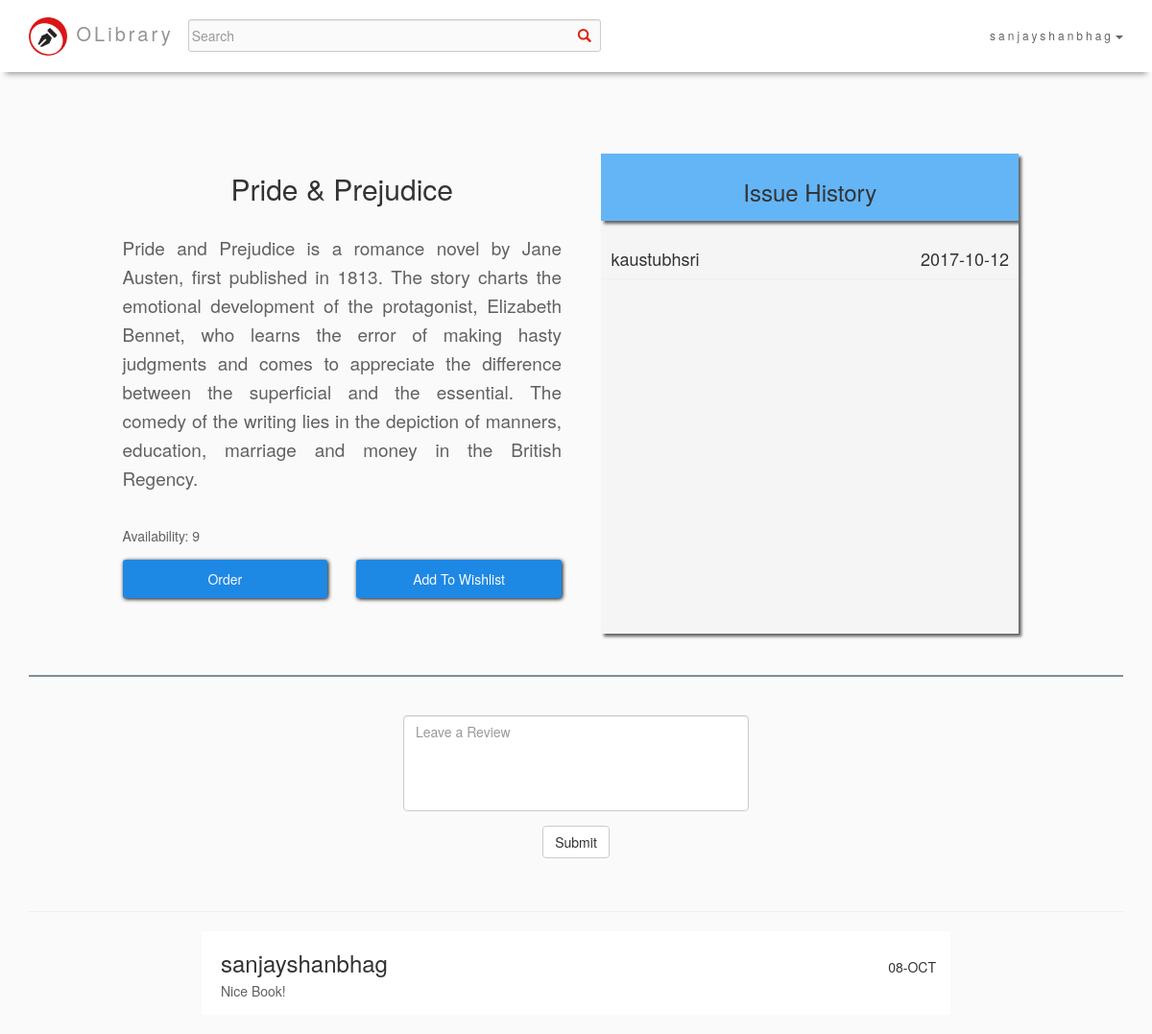
/order.php?id=2 (signed in), run on the app's committed database.
### tables this page shows
CREATE TABLE `books` (
  `id` int(11) NOT NULL,
  `name` varchar(255) NOT NULL,
  `author` varchar(255) NOT NULL,
  `copies` int(11) NOT NULL,
  `description` text NOT NULL
);

CREATE TABLE `issued` (
  `id` int(11) NOT NULL,
  `bid` int(11) NOT NULL,
  `uid` varchar(255) NOT NULL,
  `date1` timestamp NULL DEFAULT CURRENT_TIMESTAMP
);

CREATE TABLE `reviews` (
  `id` int(11) NOT NULL,
  `uid` varchar(255) NOT NULL,
  `bid` int(11) NOT NULL,
  `review` text,
  `date1` timestamp NOT NULL DEFAULT CURRENT_TIMESTAMP
);

### order.php (the view, shortened to what this page needs)
<?php
	include 'databh.php';
    $id = $_GET['id'];
?>
<!DOCTYPE html>
<html>
  <head>
    <link rel="stylesheet" type="text/css" href="CSS/custom_content.css">
      <link rel="stylesheet" href="https://maxcdn.bootstrapcdn.com/bootstrap/3.3.7/css/bootstrap.min.css">
  </head>
	<body>
		<div class="container">
    <nav class="navbar navbar-default navbar-fixed-top" style="background-color: #FFFFFF; border: none;">
                    <div class="container">
                        <div class="navbar-header">
                            <a class="navbar-left" href="index.php" style="margin-top: 18px; color: #939393; text-decoration: none; font-size: 20px;"><img src="images/lo2.png" style="height: 40px; width: 40px; margin-right: 1px;"> OLibrary</a>
                        </div>
                        <div id="navbar" class="navbar-collapse collapse">
                            <ul class="nav navbar-nav navbar-left">
                                <div id="custom-search-input">
                                <form class="navbar-form navbar-left" method="POST" action="searchresults.php" id="search">
                                    <div class="input-group">
                                        <input type="text" class="search-query form-control" placeholder="Search" id="query" name="query"/>
                                        <span class="input-group-btn">
                                            <button class="btn btn-danger" type="submit">
                                                <span class=" glyphicon glyphicon-search"></span>
                                            </button>
                                        </span>
                                    </div>
                                </form>
                                </div>
                            </ul>
                            <ul class="nav navbar-nav navbar-right">
                                <?php
                                if(isset($_SESSION['uid']) && !empty($_SESSION['uid'])){
                                    if(isset($dp) && !empty($dp)){
                                       echo "<li class='dropdown'><a class='dropdown-toggle' data-toggle='dropdown' href='#'>" .$_SESSION['uid']."<span class='caret'></span></a>";
                                   }else{
                                    echo "<li class='dropdown'><a class='dropdown-toggle' data-toggle='dropdown' href='#'>" .$_SESSION['uid']."<span class='caret'></span></a>";
                                   }
                                }
                                else{
                                    echo "<li class='dropdown'><a class='dropdown-toggle' data-toggle='dropdown' href='#'>User<span class='caret'></span></a>";
                                    }
                                    ?>
                                </li>
                            </ul>
                        </div>
                    </div>
                </nav>
        </div>
        <div class="container-fluid back">
            <br><br><br><br><br><br><br><br>
            <div class='container'>
                <div class="row">
                    <div class="col-sm-1 col-lg-1 col-md-1">
                    </div>
                    <div class="col-sm-5 col-lg-5 col-md-5">
                        <?php
                            $sql = "SELECT * FROM books WHERE id = '$id'";
                            $result = $conn->query($sql);
                            $row = $result->fetch_assoc();
                            $name = $row['name'];
                            $descript = $row['description'];
                            echo "<h2 style='text-align: center;'>".$name."</h2>";
                            echo "<br>";
                            echo "<p style='text-align: justify; font-size: 19px;'>".$descript."</p>";
                            echo "<br>";
                            $sql1 = "SELECT id FROM issued WHERE bid = '$id'";
                            $result1 = $conn->query($sql1);
                            $ava = mysqli_num_rows($result1);
                            $tot = $row['copies'];
                            $ava = $tot - $ava;
                            echo "<p>Availability: ".$ava."</p>";
                            echo "<div class='row'>";
                                echo "<div class='col-sm-6 col-md-6 col-lg-6'>";
                                    echo "<a href='orderprocess.php?id=".$id."' class='bton1 center-block'>Order</a>";
                                echo "</div>";
                                echo "<div class='col-sm-6 col-md-6 col-lg-6'>";
                                    echo "<a onclick='wishlist()' class='bton1 center-block'>Add To Wishlist</a>";
                                echo "</div>";
                            echo "</div>";
                        ?>
                        <br>
                        <br>
                    </div>
                    <div class="col-sm-5 col-lg-5 col-md-5">
                        <div class="center-block hist">
                            <div class="histhead">
                                <h3 style="text-align: center;">Issue History</h3>
                            </div>
                            <br>
                            <?php
                                $sql = "SELECT * FROM issued WHERE bid = '$id'";
                                $result = $conn->query($sql);
                                while($row = $result->fetch_assoc()){
                                    $name = $row['uid'];
                                    $date = $row['date1'];
                                    $datearr = explode(" ", $date);
                                    $date1 = $datearr[0];
                                    echo "<h4 style='display: inline; float: left; margin-left: 10px;'>".$name."</h4>";
                                    echo "<h4 style='display: inline; float: right; margin-right: 10px;'>".$date1."</h4>";
                                    echo "<br>";
                                    echo "<hr>";
                                }
                            ?>
                        </div>
                    </div>
                    <div class="col-sm-1 col-lg-1 col-md-1">
                    </div>
                </div>
                <br>
                <hr style="border-width: 2px; border-color: #78909C;">
                <br>
                <div class="form-group">
                    <div class="row">
                        <div class="col-sm-4 col-lg-4 col-md-4">
                        </div>
                        <div class="col-sm-4 col-lg-4 col-md-4">
                            <textarea class="form-control" name="review" id="review" placeholder="Leave a Review" style="resize: none; height: 100px;"></textarea>
                        </div>
                        <div class="col-sm-4 col-lg-4 col-md-4">
                        </div>
                    </div>
                </div>
                <div class="form-group">
                    <div style="text-align: center;">
                        <p onclick="loadDoc()" class="btn btn-default">Submit</p>
                    </div>
                </div>
                <br>
                <hr>
                <div class="resudiv" id="resudiv">
                    <?php
                        $sql = "SELECT * FROM reviews WHERE bid = '$id'";
                        $result = $conn->query($sql);
                        while($row = $result->fetch_assoc()){
                            echo "<div class='row'>";
                                echo "<div class='col-sm-2 col-lg-2 col-md-2'>";
                                echo "</div>";
                                echo "<div class='col-sm-8 col-lg-8 col-md-8'  style='background-color: #FFFFFF;'>";
                                    echo "<br>";
                                    echo "<h3 style='margin-left: 5px; display: inline;'>".$row['uid']."</h3>";
                                    $date = $row['date1'];
                                    $datearr = explode(" ", $date);
                                    $date1 = $datearr[0];
                                    $date1arr = explode("-", $date1);
                                    $month = $date1arr[1];
                                    if($month == '10'){
                                        $month = "OCT";
                                    }
                                    $datedisp = $date1arr[2]."-".$month;
                                    echo "<h5 style='margin-left: 5px; text-align: right; display: inline; float: right;'>".$datedisp."</h5>";
                                    echo "<p style='margin-left: 5px;'>".$row['review']."</p>";
                                echo "</div>";
                                echo "<div class='col-sm-2 col-lg-2 col-md-2'>";
                                echo "</div>";
                            echo "</div>";
                            echo "<br>";
                        }
                    ?>
                </div>
            </div>
        </div>
    </body>
</html>

### CSS/custom_content.css (style rules this page uses)
p { color: #616161; line-height: 30px; }
.navbar { -webkit-box-shadow: 0 8px 6px -6px #999 !important; -moz-box-shadow: 0 8px 6px -6px #999 !important; box-shadow: 0 8px 6px -6px #999 !important; margin-bottom: 0; background-color: #f4511e; z-index: 9999; border: 0; font-size: 12px !important; line-height: 1.42857143 !important; letter-spacing: 3px; border-radius: 0; height: 75px; }
.navbar li a, .navbar .navbar-brand { color: #636363 !important; margin-top: 12PX; }
.bton1 { background-color: #1E88E5; height: 40px; border-radius: 3px; text-align: center; cursor: pointer; padding: 10px; box-shadow: 1px 1px 4px #000000; color: #FAFAFA; text-decoration: none; }
#custom-search-input { margin:0; margin-top: 0px; margin-bottom: 0px; padding: 0; }
#custom-search-input .search-query { padding-right: 3px; padding-right: 4px \9; padding-left: 3px; padding-left: 4px \9; margin-bottom: 0; -webkit-border-radius: 3px; -moz-border-radius: 3px; border-radius: 3px; }
#custom-search-input button { border: 0; background: none; padding: 2px 5px; margin-top: 2px; position: relative; left: -28px; margin-bottom: 0; -webkit-border-radius: 3px; -moz-border-radius: 3px; border-radius: 3px; color:#D9230F; margin-top: 12PX; }
#search input[type=text] { width:430px !important; background-color: #FAFAFA; margin-top: 12px; }
.back { background-color: #FAFAFA; min-height: 100%; min-width: 100%; }
html, body { margin: 0; height: 100%; }
body { min-height: 100%; }
.hist { min-height: 500px; background-color: #F5F5F5; width: 95%; box-shadow: 3px 3px 3px #636363; overflow: scroll; }
.histhead { min-height: 70px; background-color: #64B5F6; box-shadow: 3px 3px 3px #636363; padding-top: 7px; }

### data on the page
books: name "Pride & Prejudice", description "Pride and Prejudice is a romance novel by Jane Austen, first published in 1813. The story charts the emotional development of the protagonist, Elizabeth Bennet, who learns the error of making hasty judgments and comes to appreciate the difference between the superficial and the essential. The comedy of the writing lies in the depiction of manners, education, marriage and money in the British Regency."
issued: uid "kaustubhsri", date1 "2017-10-12"
reviews: uid "sanjayshanbhag", date1 "08-OCT", review "Nice Book!"

### other printed values
$_SESSION['uid'] "sanjayshanbhag"
$ava "9"
